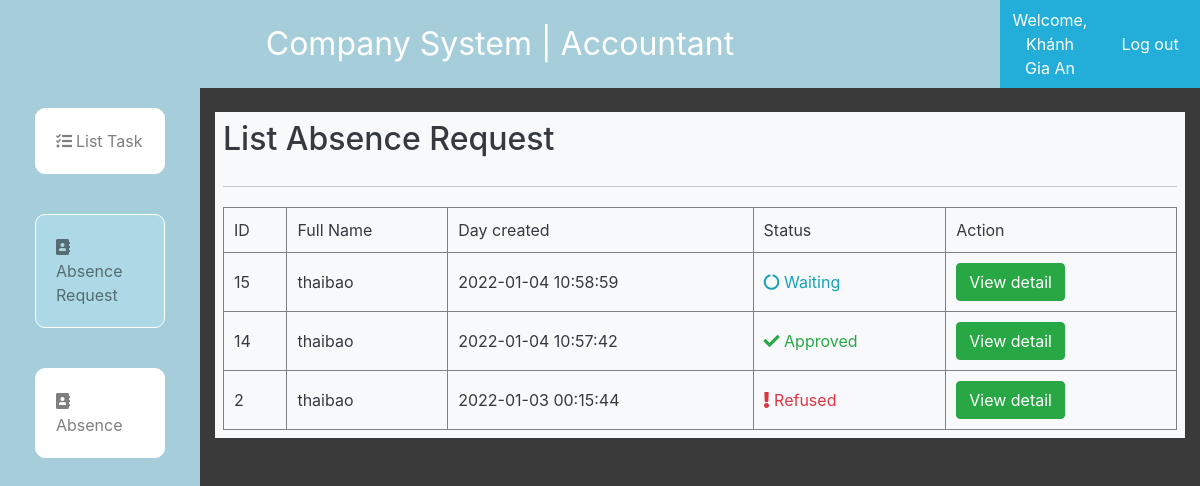
Screenshot of /manager/dayoff.php (signed in) with the database file from the repository.
### tables this page shows
CREATE TABLE `employee` (
  `id` int(11) NOT NULL,
  `username` varchar(255) NOT NULL,
  `password` varchar(255) NOT NULL,
  `firstname` varchar(255) NOT NULL,
  `lastname` varchar(255) NOT NULL,
  `role` varchar(255) NOT NULL DEFAULT 'employee',
  `department` varchar(255) DEFAULT NULL,
  `activated` bit(1) DEFAULT b'0',
  `avatar` varchar(255) NOT NULL DEFAULT 'images/user.png',
  `pass_md5` varchar(255) NOT NULL
);

CREATE TABLE `absence_form` (
  `id` int(11) NOT NULL,
  `username` varchar(255) NOT NULL,
  `create_date` datetime NOT NULL DEFAULT current_timestamp(),
  `number_dayoff` int(11) NOT NULL,
  `reason` varchar(255) NOT NULL,
  `file` varchar(255) DEFAULT NULL,
  `status` varchar(255) NOT NULL DEFAULT 'Waiting',
  `approval_date` datetime DEFAULT NULL
);

### manager/dayoff.php (the view, shortened to what this page needs)
<?php
    require_once('../admin/db.php');
	$department = get_department_byuser($_SESSION['user'])['department'];
?>
<!DOCTYPE html>
<html lang="en">
<head>
	<link rel="stylesheet" href="https://maxcdn.bootstrapcdn.com/bootstrap/4.5.2/css/bootstrap.min.css">
	<link rel="stylesheet" href="https://use.fontawesome.com/releases/v5.7.2/css/all.css"
>
	<link rel="stylesheet" href="../admin/style2.css">
</head>
<body>
    <div class="container-fluid admin-section-header">
        <div class="row">
			<div class="col-sm-12 col-md-10 col-lg-10 col-xl-10 admin-logo">
			Company System | <?=$department?>
			</div>
			<div class="col-sm-12 col-md-1 col-lg-1 col-xl-1 admin-login-info">
					<a href="account.php">Welcome, <?= $_SESSION['name'] ?></a>
			</div>
			<div class="col-sm-12 col-md-1 col-lg-1 col-xl-1 admin-login-info">
					<a href="../logout.php">Log out</a>
			</div>
		</div>
		<div class="row h-100">
			<div class="  col-md-2 col-lg-2 col-xl-2  admin-section1">
				<nav class="  navbar-expand-lg navbar-light  " >
					<div class="collapse navbar-collapse" id="navbarSupportedContent">
						<ul class="navbar-nav" style="flex-direction: column;">
							<li class="nav-item ">
								<a class="nav-link p20" href="index.php"><i class="fas fa-tasks"></i>List Task</a>
							</li>
							<li class="nav-item active-menu">
								<a class="nav-link p20" href="dayoff.php"><i class="fas fa-address-book"></i>  Absence Request</a>
							</li>
							<li class="nav-item">
								<a class="nav-link p20" href="absence.php"><i class="fas fa-address-book"></i>  Absence </a>
							</li>
						</ul>
					</div>
				</nav>
			</div>
			<div class="col-md-10 col-lg-10 col-xl-10  ">
				<div class="bg-light mt-4 text-dark p-2" style="width: 100%; overflow-x:scroll">
					<div class="admin-panel-section-header">
						<h2>List Absence Request</h2>
					</div>
					<table class="table-hover" cellpadding="10" cellspacing="10" border="1" style="width: 100%; margin-top:20px">
						<tr class="header">
							<td>ID</td>
							<td>Full Name</td>
							<td>Day created</td>
							<td>Status</td>
							<td>Action</td>
						</tr>
						<tbody id="tbody">
						<?php
							$result = get_absence_by_role('employee',$department);
							if($result['code'] == 0){
								$data = $result['data'];
								foreach($data as $row){
									?>
									<tr class="item">
										<td><?= $row['id']?></td>
										<td><?= $row['username']?></td>
										<td><?= $row['create_date']?></td>
										<?= status_ui($row['status'])?>
										<td ><a href="dayoffDetail.php?id=<?= $row['id']?>" class="btn btn-success">View detail</a> </td>
									</tr>
									<?php
								}
							}
						?>
						</tbody>
					</table>
				</div>
			</div>
		</div>
    </div>
</body>
</html>

### admin/db.php (shortened to what this page needs)
<?php
    function open_database(){
        $conn = new mysqli(HOST,USER,PASS,DB);
        return $conn;
    }
    function get_absence_by_role($role,$department){
        $sql = "SELECT absence_form.id, employee.username, role, create_date, number_dayoff,reason,file,status FROM employee RIGHT JOIN absence_form ON employee.username = absence_form.username where role = ? and department = ? order by create_date desc";
        $conn = open_database();
        $stm = $conn->prepare($sql);
        $stm->bind_param('ss',$role,$department);
        if(!$stm->execute()){
            return array('code'=>1,'error'=>'Command not execute');
        }
        $result = $stm->get_result();
        $data = array();
        if($result->num_rows==0){
            return array('code'=>2,'error'=>'Database is empty');
        }else{
            while($row = $result->fetch_assoc()){
                $data[] = $row;
            }
        }
        return array('code'=>0,'data'=>$data);
    }
    function status_ui($status){
        if($status=='Waiting'){
            echo "<td class='text-info'><i class='fas fa-circle-notch fa-spin'></i> Waiting</td>";
        }
        if($status=='Approved'){
            echo "<td class='text-success'><i class='fas fa-check'></i> Approved</td>";
        }
        if($status=='Refused'){
            echo "<td class='text-danger'><i class='fas fa-exclamation'></i> Refused</td>";
        }
    }
    function get_department_byuser($user){
        $sql = "select department from employee where username = ? ";
        $conn = open_database();
        $stm = $conn->prepare($sql);
        $stm->bind_param('s',$user);
        if(!$stm->execute()){
            return array('code'=>1,'error'=>'Command not execute');
        }
        $result = $stm->get_result();
        $data = $result->fetch_assoc();
        return $data;
    }
?>

### admin/style2.css (style rules this page uses)
* { margin: 0; padding: 0; box-sizing: border-box; }
body { background-color: lightblue; height: 100vh; }
.admin-section-header { color: #FFF; background-color: #3a3a3a; }
.admin-logo { text-align: center; padding: 20px; background-color: #a6ceda; font-size: 2rem; }
.admin-login-info { background-color: #22aed8; display: flex; justify-content: center; text-align: center; align-items: center; }
.admin-login-info a { color: white !important; }
.h-100 { height: 100vh !important; }
.admin-section1 { background-color: #a6ceda; }
.admin-section1 ul li { list-style: none; color: black; transition: all 0.3s ease; position: relative; cursor: pointer; border: 1px solid white; background-color: white; margin: 20px 20px; border-radius: 10px; }
.p20 { padding: 20px !important; align-items: center; overflow-x: hidden; }
.p20 i { margin-right: 4px; }
td { padding: 10px ; }
.admin-panel-section-header { display: flex; align-items: center; justify-content: flex-start; padding-bottom: 20px; border-bottom: #c7c7c7 1px solid; }
.active-menu { background-color: lightblue !important; }
.btn { margin-right: 8px !important; }

### rows the page displays
employee: department "Accountant"
employee: absence_form.id "15", username "thaibao", absence_form.create_date "2022-01-04 10:58:59", shows "Waiting", absence_form.id "14", absence_form.create_date "2022-01-04 10:57:42", shows "Approved", absence_form.id "2", absence_form.create_date "2022-01-03 00:15:44", shows "Refused"

### other values shown
$_SESSION['name'] "Khánh Gia An"
